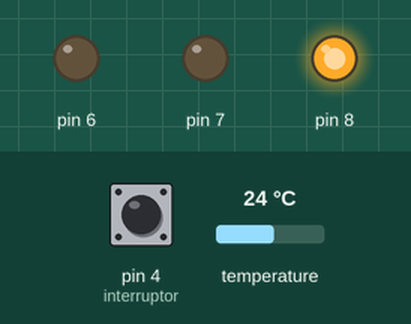
The sketch below on a simulated Arduino Uno, built with avr-gcc and run on an emulated ATmega328P. Parts: output pins drawn as LEDs (lit = HIGH). The inputs (shaded band) are chosen by the test bench; at power-on: pin 4 (interruptor) LOW, temperature 24 °C. Storage starts empty.

Above: at 2.2 s.
2.3 s: pin 4 (interruptor) pulled HIGH for 0.15 s
At 3.3 s:
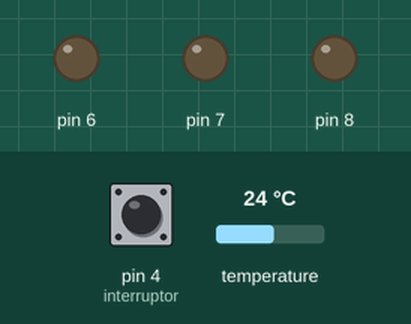
5.4 s: pin 4 (interruptor) pulled HIGH for 1 s
At 6.8 s:
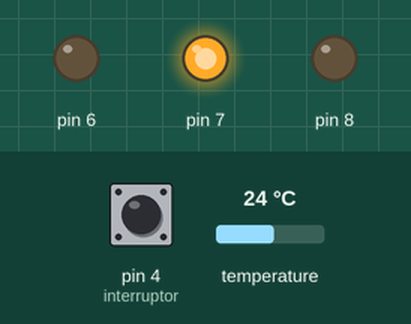
8.6 s: pin 4 (interruptor) pulled HIGH for 3.2 s
At 13.4 s:
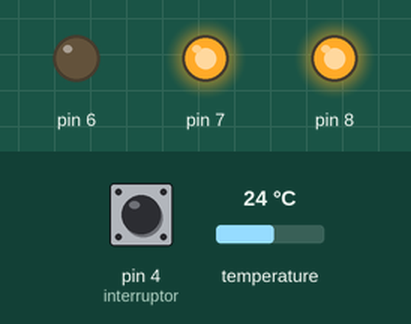
Timing chart, 0 to 14.9 s (numbered marks = the images above; inputs shaded):
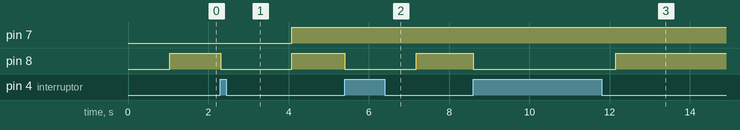

The sketch:

temp_sd_led_boton_encendido.ino
```cpp
#include <OneWire.h>
#include <DallasTemperature.h>
#include <SD.h>


const int interruptor = 4;
int value = 0;
File myFile;

OneWire ourWire(2);                //Se establece el pin 2  como bus OneWire

DallasTemperature sensors(&ourWire); //Se declara una variable u objeto para nuestro sensor


void setup()
{
pinMode(interruptor, INPUT);
pinMode(6, OUTPUT);
pinMode(7, OUTPUT);
pinMode(8, OUTPUT);
delay(1000);
Serial.begin(9600);
sensors.begin();   //Se inicia el sensor

if (!SD.begin(4)) {
    return;
  }


}


void loop()
{
value = digitalRead(interruptor);

if (value == HIGH)
  {
    digitalWrite(8, LOW);
    myFile = SD.open("datalog.txt", FILE_WRITE);//abrimos  el archivo

    sensors.requestTemperatures();   //Se envía el comando para leer la temperatura
    float temp= sensors.getTempCByIndex(0); //Se obtiene la temperatura en ºC
    delay(1000);

    if (myFile)
          {
            myFile.print("sensor1=");
            myFile.print(temp);
            myFile.println(",");
            myFile.close(); //cerramos el archivo
            digitalWrite(7,HIGH);
          }

     else
          {
            digitalWrite(6, HIGH);
            delay(10);
          }

  }

else
{
  digitalWrite(8, HIGH);
  delay(10);
}

}
```

Measured:
- after the input at 2.3 s, pin 7: LOW → HIGH after 1.8 s; pin 8: HIGH → LOW at once, → HIGH 1.8 s later
- after the input at 5.4 s, pin 8: HIGH → LOW at once, → HIGH 1.8 s later
- after the input at 8.6 s, pin 8: HIGH → LOW at once, → HIGH 3.6 s later
